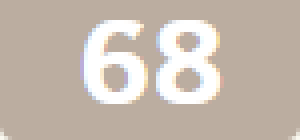
#> input picture samples/test_score.png, 75 x 35 px (shown 4 times larger)
$ jupyter execute --allow-errors single_digits.ipynb   (older library calls are emulated)
#> lines starting #> are read from the running program, lines starting #| are printed output that depends on the picture; after the words box and inside, x2 and y2 are one past the last pixel; in counts of white or black regions, pixels touching at a corner belong together
[cell 1]
import math
import numpy as np
import matplotlib.pyplot as plt
import pandas as pd
import itertools

# from skimage import data
from skimage import transform as tf
from skimage.transform import rotate

RESIZED_IMAGE_WIDTH = 20
RESIZED_IMAGE_HEIGHT = 30

classifications = np.loadtxt("classifications.txt") #, , fmt='%i')
flattened_images = np.loadtxt("flattened_images.txt")#,  fmt='%i')

[cell 2]
def grouper(iterable, n, fillvalue=None):
    "Collect data into fixed-length chunks or blocks"
    # grouper('ABCDEFG', 3, 'x') --> ABC DEF Gxx"
    args = [iter(iterable)] * n
    return itertools.zip_longest(*args, fillvalue=fillvalue)

We have a single sample for each digit, so we want to use warpping to produce more samples. To do that, we need the un-flattened images.

[cell 3]
images = [ np.reshape(z, (RESIZED_IMAGE_HEIGHT, -1)) for z in flattened_images ]

[cell 4]
def show_raw(images, labels):

    fig, ax = plt.subplots(ncols=len(images), sharex=False, sharey=False)
    for i in range(len(images)):
        ax[i].imshow(images[i], cmap=plt.cm.gray)
        ax[i].axis('off')
        if labels is not None:
            ax[i].set_title(labels[i])

    plt.show()

[cell 5]
def show_all(images, labels=None):
    if labels is not None:
        image_sets = list(grouper(images, 6, np.zeros(images[0].shape, dtype=np.int)))
        label_sets = list(grouper(labels, 6, ''))
        for i, image_set in enumerate(image_sets):
            show_raw(image_set, labels=label_sets[i])
#> further down, test_source is the input picture: shape (35, 75, 3); mean B, G, R 175.6, 186.4, 198.2
    else:
        [ show_raw(z, ['']*6) for z in grouper(images, 6, np.zeros(images[0].shape, dtype=np.int)) ]

[cell 6]
[chr(int(z)) for z in classifications]

[cell 7]
show_all(images, labels=[chr(int(z)) for z in classifications])

Prep sample

[cell 8]
import cv2

[cell 9]
MIN_CONTOUR_AREA = 50

RESIZED_IMAGE_WIDTH = 20
RESIZED_IMAGE_HEIGHT = 30
# font = cv2.FONT_HERSHEY_SIMPLEX
font = cv2.FONT_HERSHEY_COMPLEX_SMALL

def preprocess_score_image(original):
    gray = cv2.cvtColor(original, cv2.COLOR_BGR2GRAY)
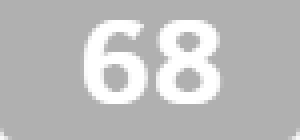
#> gray: shape (35, 75) (shown 4 times larger); min 176, max 255, mean 189
    _, bw_image = cv2.threshold(gray, 200, 255, cv2.THRESH_BINARY)
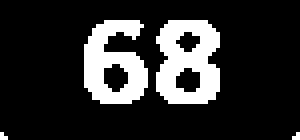
#> bw_image: shape (35, 75) (shown 4 times larger); 17.8% white; 4 white regions (2 under 20 px)
    image = bw_image.copy()
    img_contours, npa_contours, npa_hierarchy = cv2.findContours(image,
                                                 cv2.RETR_EXTERNAL,
                                                 cv2.CHAIN_APPROX_SIMPLE)
#> npa_contours = 4 contours, 2 with area under 20; largest, box (x1, y1, x2, y2) and area: (39, 5, 55, 26) 260, (21, 5, 37, 26) 211; npa_hierarchy = [[1, -1, -1, -1], [2, 0, -1, -1], [3, 1, -1, -1], [-1, 2, -1, -1]]

    digits = []

    for i, npa_contour in enumerate(npa_contours):
        if cv2.contourArea(npa_contour) > MIN_CONTOUR_AREA:
            [intX, intY, intW, intH] = cv2.boundingRect(npa_contour)
            cv2.rectangle(original, (intX, intY), (intX+intW,intY+intH), (0, 0, 255), 2)
            imgROI = image[intY:intY+intH, intX:intX+intW]
            resized = cv2.resize(imgROI, (RESIZED_IMAGE_WIDTH, RESIZED_IMAGE_HEIGHT))
            flattened = resized.reshape((1, RESIZED_IMAGE_WIDTH * RESIZED_IMAGE_HEIGHT))
            digits.append((intX, flattened,))
#> this loop made 4 passes
#> (intX, intY, intW, intH) on passes 3 to 4: (39, 5, 16, 21), (21, 5, 16, 21)
#> npa_contour on passes 1 to 2: [[74, 33], [73, 34], [74, 34]], [[0, 33], [0, 34], [1, 34]]
#> pass 3, in preprocess_score_image, `resized = cv2.resize(imgROI, (RESIZED_IMAGE_WIDTH, RESIZED_IMAGE_HEIGH..`:
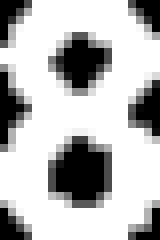
#> resized: shape (30, 20) (shown 8 times larger); min 0, max 255, mean 185.1
#> after the loop:
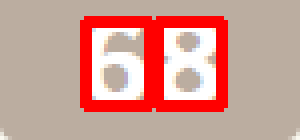
#> original: shape (35, 75, 3) (shown 4 times larger); 15.77% of pixels changed, all inside (x1, y1, x2, y2) = (20, 4, 57, 28)
#> after the loop, digits = 2 items

    flattened_digits =  np.empty((0, RESIZED_IMAGE_WIDTH * RESIZED_IMAGE_HEIGHT), dtype=np.int)
    for _, digit in sorted(digits, key=lambda z: z[0]):
        flattened_digits = np.append(flattened_digits, digit, 0)
#> this loop made 2 passes

    return flattened_digits

[cell 10]
test_source = cv2.imread("samples/test_score.png")
plt.imshow(test_source, cmap=plt.cm.gray)
plt.show()

test = preprocess_score_image(test_source)
for digit in test:
    print(digit.shape)

[cell 11]
test_images = [ np.reshape(z, (RESIZED_IMAGE_HEIGHT, -1)) for z in test ]
#> test_images = 2 items
show_all(test_images)
#> in show_raw (call 3), `plt.show()`:
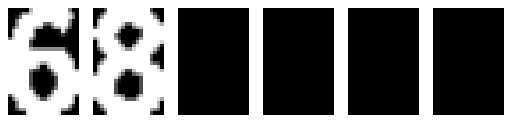
#> figure drawn by matplotlib, 6 panels

Test sample was taken at 30x30 instead of the 20x30 used by the training samples; will reshape the test sample

[cell 12]
print(flattened_images.shape)
print(classifications.shape)

[cell 13]
from sklearn import svm

[cell 14]
clf = svm.NuSVC()
clf.fit(flattened_images, classifications)

[cell 15]
for digit in test:
    predict = clf.predict([digit])
    print(chr(int(predict)))
#> this loop made 2 passes
#> predict on passes 1 to 2: [54], [56]
#| 6
#| 8

[cell 16]
predictions = [ clf.predict([z]) for z in test ]
#> predictions = [[54], [56]]
#> (the rest of this cell did not finish here and is left out)

Grid search

[cell 17]
def report(results, n_top=5):
#> called with n_top = 5
    for i in range(1, n_top + 1):
        candidates = np.flatnonzero(results['rank_test_score'] == i)
        for candidate in candidates:
            print("Model with rank: {0}".format(i))
            print("Mean validation score: {0:.3f} (std: {1:.3f})".format(
                  results['mean_test_score'][candidate],
                  results['std_test_score'][candidate]))
            print("Parameters: {0}".format(results['params'][candidate]))
            print("")

[cell 18]
more_params = {'clf__nu' : [0.8, 0.65, 0.5, 0.35, 0.2],
            'clf__kernel' : ['linear', 'poly', 'rbf', 'sigmoid', ],
            'clf__shrinking' : [True, False],
            'clf__tol' : [0.01, 0.003, 0.001, 0.0003, 0.0001],
            'clf__decision_function_shape' : ['ovo', 'ovr'],
        }

[cell 19]
from sklearn.model_selection import GridSearchCV
from sklearn.pipeline import Pipeline

[cell 20]
# need more samples to have the CV

double_samples = np.concatenate((flattened_images, flattened_images), axis=0)
double_classes = np.concatenate((classifications, classifications), axis=0)

[cell 21]
def grid_search():
    params = {
        'clf__random_state' : [1337]
    }

    params.update(more_params)

    pipeline = Pipeline([
        ('clf', svm.NuSVC())
    ])

    grid_search = GridSearchCV(pipeline, param_grid=params, cv=2, n_jobs=4)

    grid_search.fit(double_samples, double_classes )
    report(grid_search.cv_results_)

[cell 22]
grid_search()

[cell 23]
clf = svm.NuSVC(decision_function_shape='ovo', kernel='linear', nu=0.8, random_state=1337, shrinking=True, tol=0.01)
clf.fit(flattened_images, classifications)

[cell 24]
test_images = [ np.reshape(z, (RESIZED_IMAGE_HEIGHT, -1)) for z in test ]
show_all(test_images)

[cell 25]
for digit in test:
    predict = clf.predict([digit])
    print(chr(int(predict)))

[cell 26]
predictions = [ clf.predict([z]) for z in test ]
#> (the rest of this cell did not finish here and is left out)

[cell 27]
import pickle
with open('score_model.pickle', 'wb') as f:
    pickle.dump(clf, f)

with open('score_model.pickle', 'rb') as f:
    clf2 = pickle.load(f)
first_digit = clf2.predict([test[0]])
#> first_digit = [54]
#> (the rest of this cell did not finish here and is left out)

#> (a cell that did not finish here is left out)

Before applying any other transformations, let's add padding to serve as buffer for the results that will be off center

[cell 29]
def padding(image, pixels=3):
    return np.lib.pad(image, (pixels,pixels), 'constant', constant_values=(0,0))

[cell 30]
padded_iamges = [ padding(z) for z in images]

#> (a cell that did not finish here is left out)

[cell 32]
pd.reset_option('max_rows')

[cell 33]
show_all(padded_iamges)

One of the warping procedures will be [rotating at the center](https://stackoverflow.com/questions/25895587/python-skimage-transform-affinetransform-rotation-center)

[cell 34]
def center_rotate(image, degrees):
    shift_y, shift_x = np.array(image.shape[:2]) / 2.
    # I guess the shape[:2] is to cut off a 3rd color dimension
    tf_rotate = tf.SimilarityTransform(rotation=np.deg2rad(degrees))
    tf_shift = tf.SimilarityTransform(translation=[-shift_x, -shift_y])
    tf_shift_inv = tf.SimilarityTransform(translation=[shift_x, shift_y])

    image_rotated = tf.warp(image, (tf_shift + (tf_rotate + tf_shift_inv)).inverse)
    # so it shifts the center of the image to the origin point, then rotates, and then
    # shifts back the center of the image to the center of the "canvas"
    # All the "transforms" are matrices - why exactly this arithmetic works ...
    return image_rotated

Apply different degree of transformation:

[cell 35]
pad_n_rot = []
for i in padded_iamges:
   pad_n_rot += [ center_rotate(i, z) for z in range(-10,15,5) ]

Display the transformations

[cell 36]
def grouper(iterable, n, fillvalue=None):
    "Collect data into fixed-length chunks or blocks"
    # grouper('ABCDEFG', 3, 'x') --> ABC DEF Gxx"
    args = [iter(iterable)] * n
    return itertools.zip_longest(*args, fillvalue=fillvalue)

[cell 37]
show_all(pad_n_rot)

[cell 38]
def scale_up(image, pixels=3):
    resized = tf.resize(image,(image.shape[0]+pixels*2,image.shape[1]+pixels*2), mode='edge')
    return resized[pixels:-pixels, pixels:-pixels]

[cell 39]
scaled = [ scale_up(z) for z in padded_iamges ]

[cell 40]
show_all(padded_iamges + scaled)
#> in show_raw (call 18), `plt.show()`:
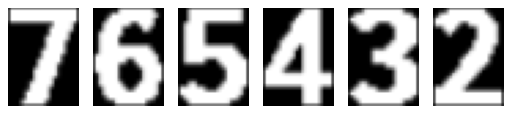
#> figure drawn by matplotlib, 6 panels
#> in show_raw (call 19), `plt.show()`:
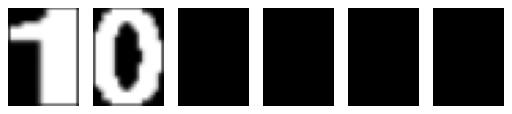
#> figure drawn by matplotlib, 6 panels

[cell 41]
def scale_down(image, pixels=3):
    resized = tf.resize(image,(image.shape[0]+pixels*2,image.shape[1]+pixels*2), mode='edge')
    return padding(resized, pixels)

[cell 42]
scaled = [ scale_down(z) for z in padded_iamges ]
show_all(padded_iamges + scaled)
#> in show_raw (call 21), `plt.show()`:
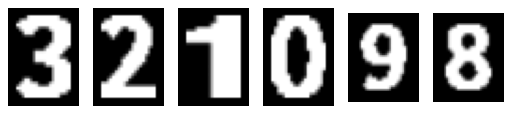
#> figure drawn by matplotlib, 6 panels
#> in show_raw (call 22), `plt.show()`:
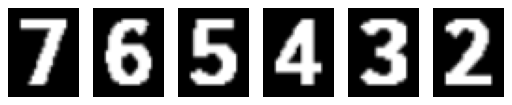
#> figure drawn by matplotlib, 6 panels
#> in show_raw (call 23), `plt.show()`:
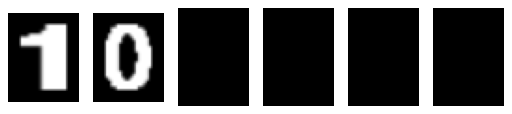
#> figure drawn by matplotlib, 6 panels

$ run again, with samples/score_digits - Copy.png copied over samples/test_score.png
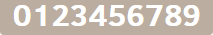
#> input picture samples/score_digits - Copy.png, 213 x 35 px
#> test_source is the input picture: shape (35, 213, 3); mean B, G, R 183.1, 192.9, 203.5
#> in preprocess_score_image, `_, bw_image = cv2.threshold(gray, 200, 255, cv2.THRESH_BINARY)`:
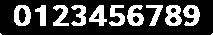
#> bw_image: shape (35, 213); 26.4% white; 12 white regions (2 under 20 px)
#> npa_contours = 12 contours, 2 with area under 20; largest, box (x1, y1, x2, y2) and area: (14, 5, 31, 26) 279, (165, 5, 182, 26) 260, (127, 5, 144, 26) 218, (183, 5, 200, 26) 214, (89, 5, 107, 26) 184; npa_hierarchy = [[1, -1, -1, -1], [2, 0, -1, -1], [3, 1, -1, -1], [4, 2, -1, -1], [5, 3, -1, -1], [6, 4, -1, -1], [7, 5, -1, -1], [8, 6, -1, -1], [9, 7, -1, -1], [10, 8, -1, -1], [11, 9, -1, -1], [-1, 10, -1, -1]]
#> the loop in preprocess_score_image, `for i, npa_contour in enumerate(npa_contours):` made 12 passes
#> (intX, intW) on passes 3 to 10: (183, 17), (165, 17), (146, 17), (127, 17), (109, 16), (89, 18), (71, 15), (53, 16)
#> after the loop in preprocess_score_image, `for i, npa_contour in enumerate(npa_contours):`:
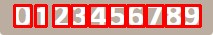
#> original: shape (35, 213, 3); mean B, G, R 134.1, 141.3, 218.3
#> after the loop in preprocess_score_image, `for i, npa_contour in enumerate(npa_contours):`: digits = 10 items
#> the loop in preprocess_score_image, `for _, digit in sorted(digits, key=lambda z: z[0]):` made 10 passes
#> the loop `for digit in test:` made 10 passes
#| (600,)
#| (600,)
#| (600,)
#| (600,)
#| (600,)
#> (further printed lines are left out)
#> the loop `for digit in test:` made 10 passes
#> predict on passes 1 to 8: [48], [49], [50], [51], [52], [53], [54], [55]
#> (printed output is left out)
#> predictions = [[48], [49], [50], [51], [52], [53], [54], [55], [56], [57]]
#> first_digit = [48]
